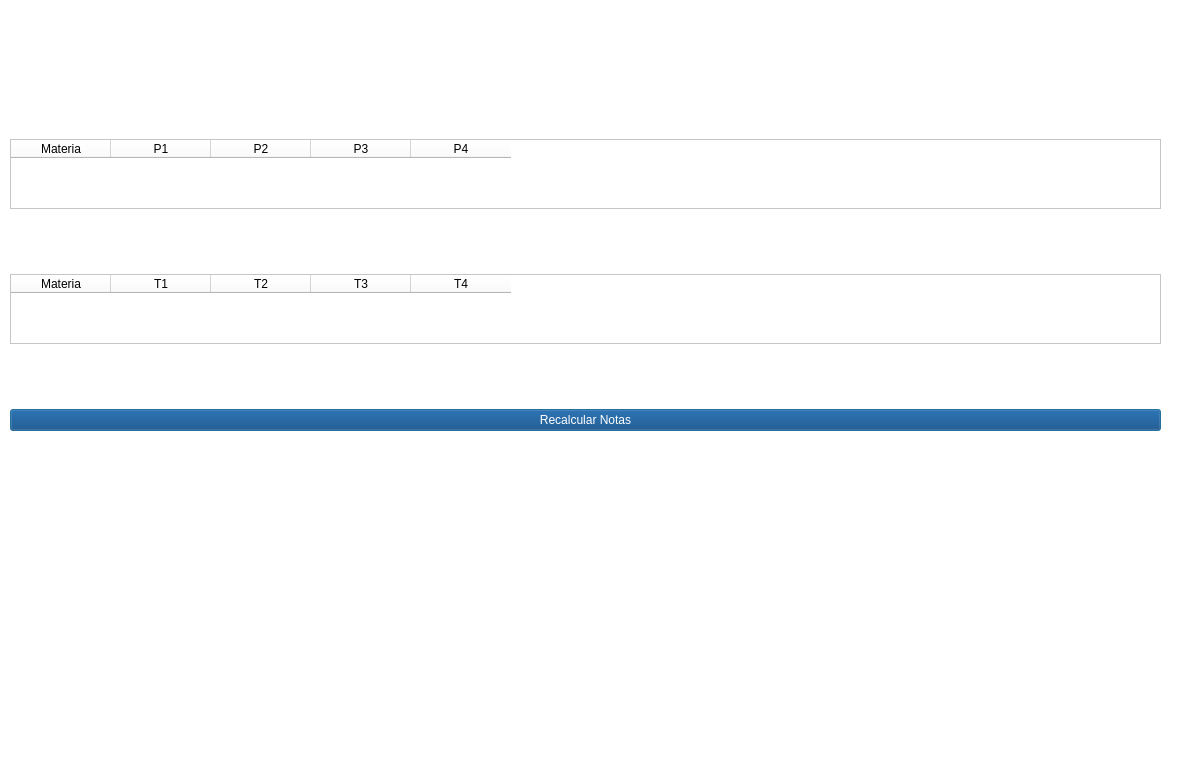
<?xml version="1.0" encoding="UTF-8"?>
<ui version="4.0">
 <class>Dialog</class>
 <widget class="QDialog" name="Dialog">
  <property name="geometry">
   <rect>
    <x>0</x>
    <y>0</y>
    <width>1180</width>
    <height>762</height>
   </rect>
  </property>
  <property name="windowTitle">
   <string>Dialog</string>
  </property>
  <property name="styleSheet">
   <string notr="true">background-color: rgb(255, 255, 255);</string>
  </property>
  <widget class="QWidget" name="widget" native="true">
   <property name="geometry">
    <rect>
     <x>10</x>
     <y>80</y>
     <width>1151</width>
     <height>411</height>
    </rect>
   </property>
   <property name="sizePolicy">
    <sizepolicy hsizetype="Preferred" vsizetype="Preferred">
     <horstretch>0</horstretch>
     <verstretch>0</verstretch>
    </sizepolicy>
   </property>
   <layout class="QVBoxLayout" name="verticalLayout">
    <item>
     <widget class="QTableWidget" name="provas">
      <property name="sizePolicy">
       <sizepolicy hsizetype="Minimum" vsizetype="Maximum">
        <horstretch>0</horstretch>
        <verstretch>0</verstretch>
       </sizepolicy>
      </property>
      <property name="styleSheet">
       <string notr="true">color: rgb(0, 0, 0);</string>
      </property>
      <property name="sizeAdjustPolicy">
       <enum>QAbstractScrollArea::AdjustToContents</enum>
      </property>
      <property name="alternatingRowColors">
       <bool>true</bool>
      </property>
      <attribute name="horizontalHeaderCascadingSectionResizes">
       <bool>false</bool>
      </attribute>
      <attribute name="horizontalHeaderStretchLastSection">
       <bool>false</bool>
      </attribute>
      <attribute name="verticalHeaderStretchLastSection">
       <bool>false</bool>
      </attribute>
      <column>
       <property name="text">
        <string>Materia</string>
       </property>
      </column>
      <column>
       <property name="text">
        <string>P1</string>
       </property>
      </column>
      <column>
       <property name="text">
        <string>P2</string>
       </property>
      </column>
      <column>
       <property name="text">
        <string>P3</string>
       </property>
      </column>
      <column>
       <property name="text">
        <string>P4</string>
       </property>
      </column>
     </widget>
    </item>
    <item>
     <widget class="QTableWidget" name="trabalhos">
      <property name="sizePolicy">
       <sizepolicy hsizetype="Minimum" vsizetype="Maximum">
        <horstretch>0</horstretch>
        <verstretch>0</verstretch>
       </sizepolicy>
      </property>
      <property name="styleSheet">
       <string notr="true">color: rgb(0, 0, 0);</string>
      </property>
      <property name="sizeAdjustPolicy">
       <enum>QAbstractScrollArea::AdjustToContents</enum>
      </property>
      <property name="alternatingRowColors">
       <bool>true</bool>
      </property>
      <column>
       <property name="text">
        <string>Materia</string>
       </property>
      </column>
      <column>
       <property name="text">
        <string>T1</string>
       </property>
      </column>
      <column>
       <property name="text">
        <string>T2</string>
       </property>
      </column>
      <column>
       <property name="text">
        <string>T3</string>
       </property>
      </column>
      <column>
       <property name="text">
        <string>T4</string>
       </property>
      </column>
     </widget>
    </item>
    <item>
     <widget class="QPushButton" name="recalcular">
      <property name="styleSheet">
       <string notr="true">background-color: rgb(0, 62, 122);
color: rgb(255, 255, 255);</string>
      </property>
      <property name="text">
       <string>Recalcular Notas</string>
      </property>
     </widget>
    </item>
   </layout>
  </widget>
 </widget>
 <resources/>
 <connections/>
</ui>
